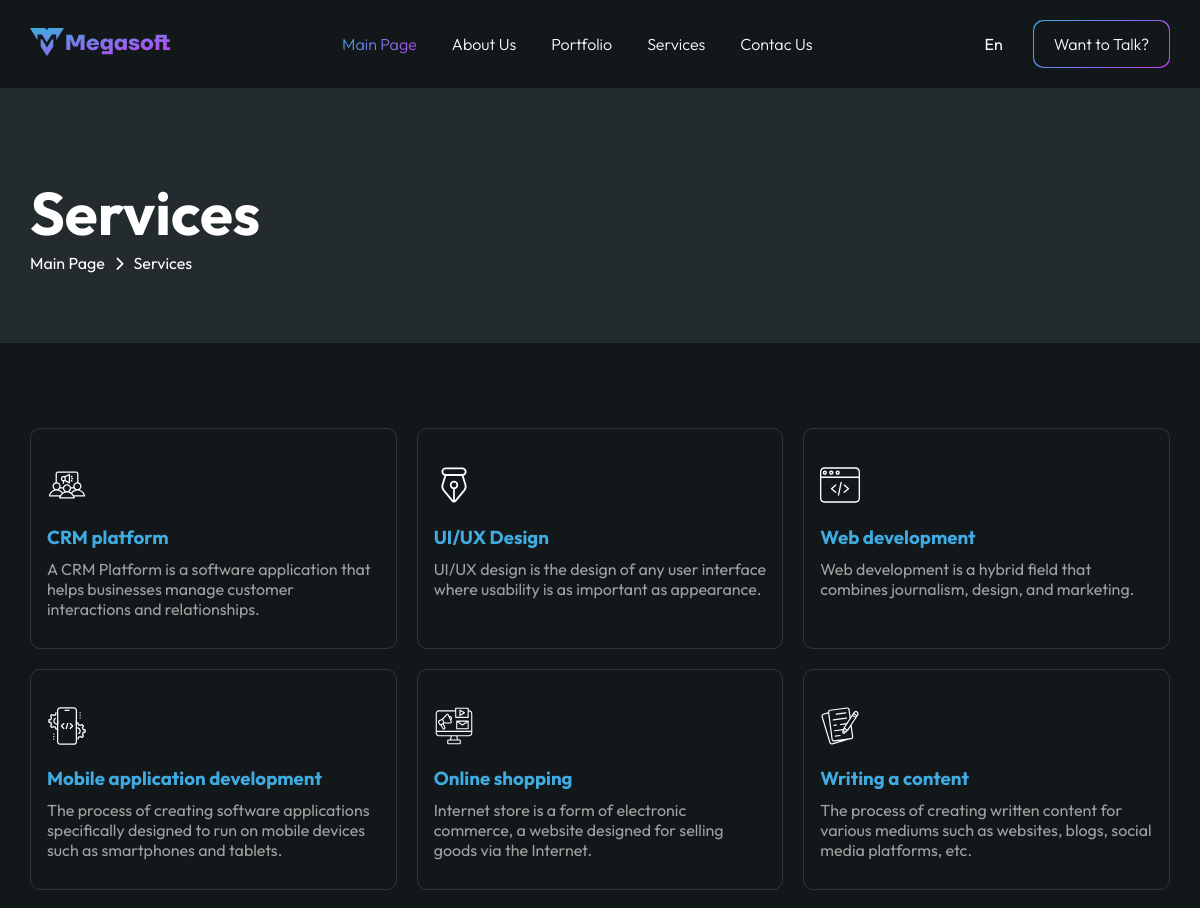
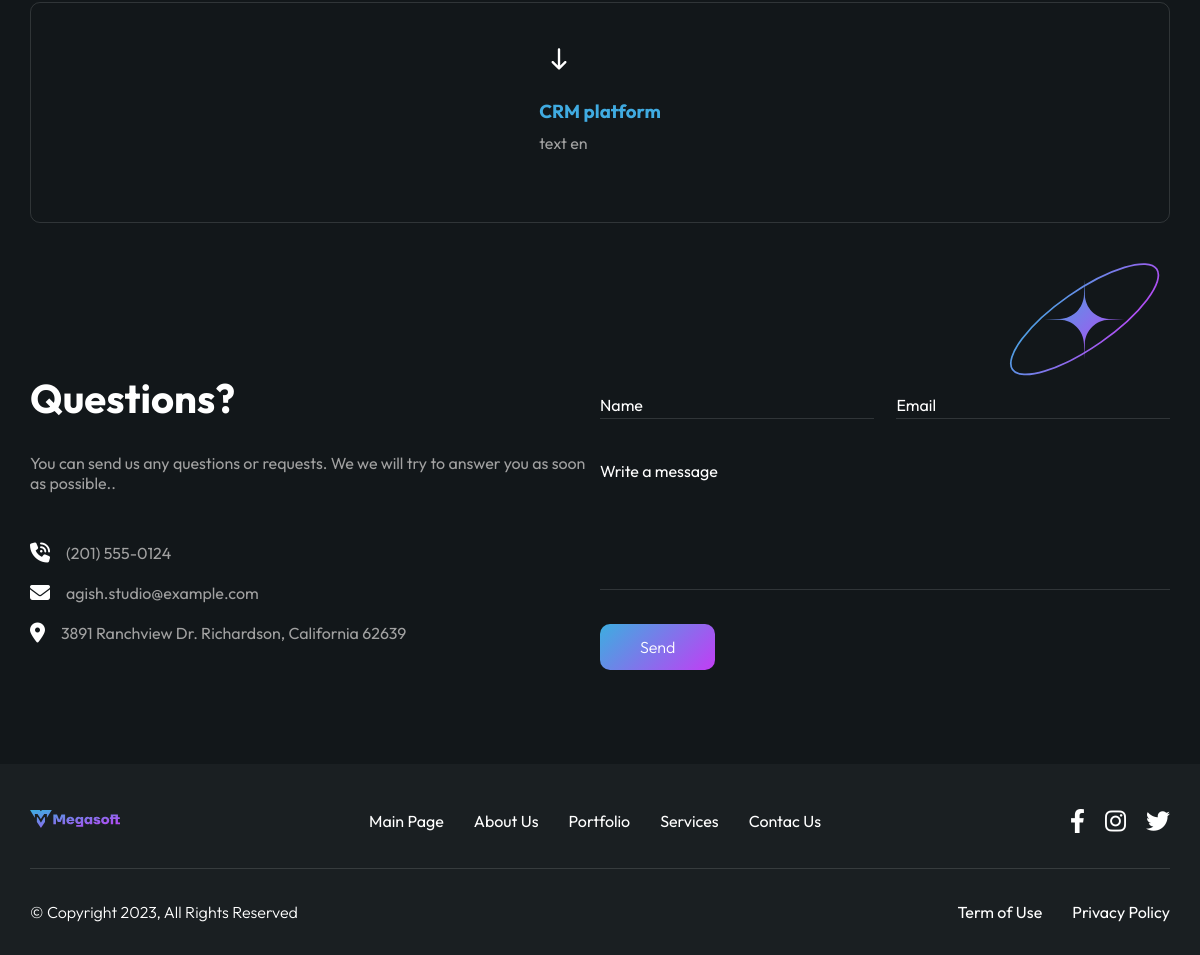
Page /services/ on the committed database (2 pictures, top to bottom).
### main/models.py (models this page shows, shortened)
class Services(models.Model):
    title = models.CharField(max_length=100)
    image = models.FileField(upload_to='media/', validators=[FileExtensionValidator(['svg'])])
    text = models.TextField()

### main/views.py (the view)
# urls.py: path("services/", services, name="services"),
def services(request):
    service1 = Services.objects.all()
    return render(request, "services.html", {
        'services':service1,
    })

### templates/services.html (shortened to what this page needs)
{% extends "base.html" %}
{% load static %}
{% load i18n %}
{% block stylesheet %}<link rel="stylesheet" href="{% static 'css/services.css' %}" />{% endblock stylesheet %}
{% block content %}
      <header class="header">
        <div class="services-page__banner page__banner-bg">
          <div class="container">
            <div class="services-page">
              <h1 class="services-page__title">{% trans "Services" %}</h1>
              <div class="services-page__links">
                <a href="{% url 'index' %}" class="services-page__home">{% trans "Bosh sahifa" %}</a>
                <span class="services-page__link-sign"
                  ><i
                    class="services-page__icon fa-solid fa-chevron-right"
                    style="color: #ffffff"
                  ></i
                ></span>
                <a href="{% url 'services' %}" class="services-page__link">{% trans "Services" %}</a>
              </div>
            </div>
          </div>
        </div>
      </header>
      <main class="main">
        <div class="container">
          <div class="services services-page__items">
            <div class="services-content">
              <div class="services-content-row">
                {% for item in services %}
                <div class="services-content__cards main-cards">
                  <div class="services__main-content">
                    <img
                      src="{{ item.image.url }}"
                      alt="Crm platform"
                      class="services__cards-icon"
                    />
                    <h3 class="services__cards-title main-cards__title">
                      {{ item.title }}
                    </h3>
                    <p class="services__cards-desc main-text">
                      {{ item.text }}
                    </p>
                  </div>
                </div>
                {% endfor %}
              </div>
            </div>
          </div>
          <img
            src="{% static 'images/Cervices__before.svg' %}"
            alt="Cervices"
            class="main__section-icons cervices__before services-page__after"
          />
        </div>
        <div class="container">
          {% include "includes/contacts.html" %}
        </div>
      </main>
{% endblock content %}

### static/css/main.css (style rules this page uses)
* { margin: 0; padding: 0; box-sizing: border-box; font-family: "Outfit", sans-serif; }
.container { width: 100%; position: relative; max-width: 1180px; padding: 0 20px; margin: 0 auto; }
.wrapper .main { flex-grow: 1; }
a { text-decoration: none; color: inherit; }
body { background-color: #12171a; font-family: "Outfit", "sans-serif"; color: #fff; overflow-x: hidden; }
.main-cards { position: relative; z-index: 1; display: flex; align-items: flex-start; justify-content: unset; flex-direction: column; border-radius: 10px; border: 1px solid rgba(169, 174, 177, 0.2); padding: 16px; flex-direction: column; align-items: flex-start; gap: 10px; transition: 1s; overflow: hidden; }
.main-cards::before { position: absolute; content: ""; top: 0; right: 0; bottom: 0; left: 0; background-image: linear-gradient(135deg, #3caee0 0%, #c23df5 100%); z-index: -1; transition: opacity 0.5s linear; opacity: 0; }
.main-text { font-size: 16px; color: #a1a1a1; }
.main-cards__title { color: #40ABE1; }
.header { margin-top: 88px; }
.services { margin-top: 85px; }
.services__main-content { position: relative; top: 0; left: 0; transition: 1s; }
.services__cards-icon { position: relative; transform: translateY(0); left: 0; top: 0; width: 40px; height: 40px; margin-bottom: 16px; }
.services__cards-title { margin-bottom: 10px; }
.services-content-row { display: flex; align-items: center; justify-content: space-between; flex-wrap: wrap; gap: 20px; }
.services-content__cards { position: relative; width: 32%; height: 221px; flex-grow: 1; padding: 36px 16px 16px 16px; overflow: hidden; display: flex; justify-content: flex-start; align-items: center; }
.page__banner-bg { background: linear-gradient(0deg, #232b2e 0%, #232b2e 100%), linear-gradient(135deg, rgba(76, 162, 227, 0.5) 0%, rgba(181, 73, 244, 0.5) 100%); background-blend-mode: normal, multiply; }

### static/css/services.css (style rules this page uses)
* { margin: 0; padding: 0; box-sizing: border-box; font-family: "Outfit", sans-serif; }
.container { width: 100%; position: relative; max-width: 1180px; padding: 0 20px; margin: 0 auto; }
.wrapper .main { flex-grow: 1; }
a { text-decoration: none; color: inherit; }
.services-page { padding: 85px 0 70px 0; display: flex; flex-direction: column; }
.services-page__title { color: #fff; font-family: Outfit; font-size: 60px; font-style: normal; font-weight: 700; line-height: 80px; }
.services-page__links { display: flex; align-items: center; justify-content: unset; gap: 10px; }
.services-page__icon { font-size: 14px; }
.services-page__items { margin-bottom: 150px; }
.services-page__after { position: absolute; bottom: 0; right: 0; transform: translate(50%, 100%); width: 210px; }
@media (max-width: 1350px) { .services-page__after { transform: translate(0%, 100%); } }

### rows in the picture
Services: image (picture), title "CRM platform", text "A CRM Platform is a software application that helps businesses manage customer interactions and relationships."
Services: image (picture), title "UI/UX Design", text "UI/UX design is the design of any user interface where usability is as important as appearance."
Services: image (picture), title "Web development", text "Web development is a hybrid field that combines journalism, design, and marketing."
Services: image (picture), title "Mobile application development", text "The process of creating software applications specifically designed to run on mobile devices such as smartphones and tablets."
Services: image (picture), title "Online shopping", text "Internet store is a form of electronic commerce, a website designed for selling goods via the Internet."
Services: image (picture), title "Writing a content", text "The process of creating written content for various mediums such as websites, blogs, social media platforms, etc."
Services: image (picture), title "CRM platform", text "text en"

### other values in the picture
{{ current_language|title }} "En"
